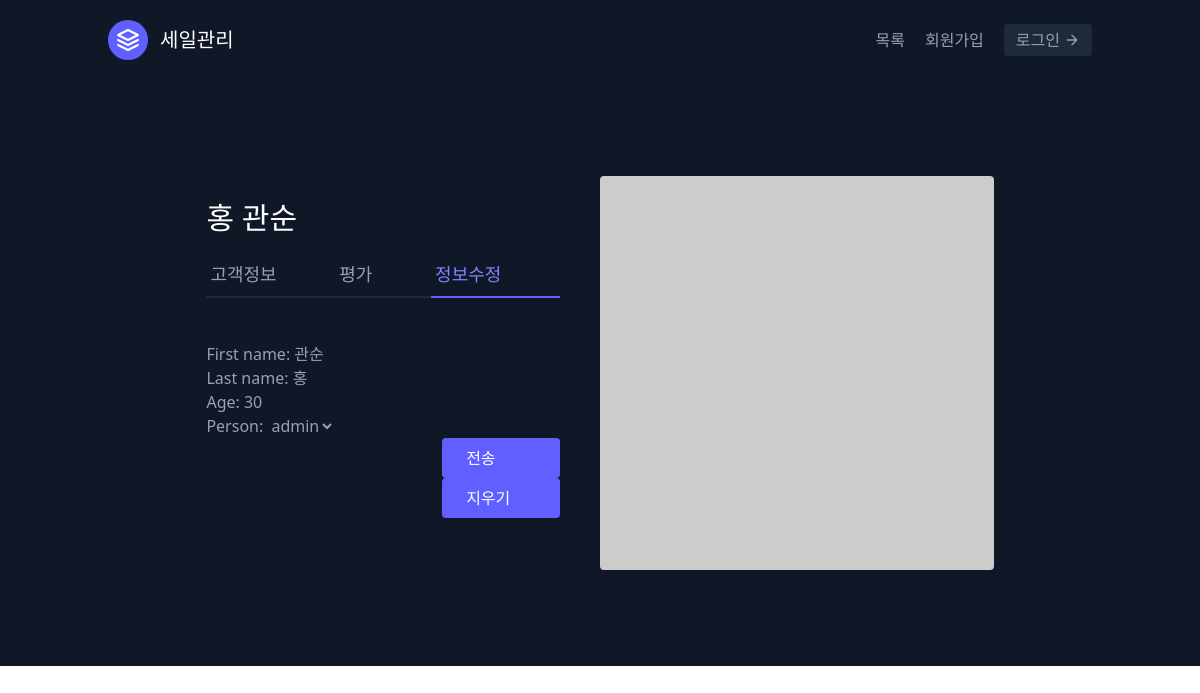
Screenshot of /홈페이지/13/업데이트/ with the database file from the repository.
### sales/models.py (models this page shows, shortened)
class Sale(models.Model):
    first_name = models.CharField(max_length=30)
    last_name = models.CharField(max_length=30)
    age = models.IntegerField(default=0)
    person = models.ForeignKey("Person", on_delete=models.CASCADE) # foreignkey를 지정함. cascade는 person 지워지면 같이 지워지게 한다.

### sales/forms.py
class SaleModelForm(forms.ModelForm):
    class Meta: # 메타클래스가 가져와서 어떤 모델을 사용할지 지정하면 된다.
        model = Sale
        fields = (
            'first_name',
            'last_name',
            'age',
            'person',
        )

### sales/models.py (called while the page is built)
    def __str__(self):
        return self.회원.username

### sales/templates/folder/세일_업데이트.html (shortened to what this page needs)
{% extends 'base.html' %}
{% block content %}
<section class="text-gray-400 bg-gray-900 body-font overflow-hidden">
  <div class="container px-5 py-24 mx-auto">
    <div class="lg:w-4/5 mx-auto flex flex-wrap">
      <div class="lg:w-1/2 w-full lg:pr-10 lg:py-6 mb-6 lg:mb-0">
        <h1 class="text-white text-3xl title-font font-medium mb-4">{{사람키.last_name}} {{사람키.first_name}}</h1>
        <div class="flex mb-11">
          <a href="{% url '홈페이지:상세' 사람키.pk %}" class="flex-grow border-b-2 border-gray-800 py-2 text-lg px-1">고객정보</a>
          <a class="flex-grow border-b-2 border-gray-800 py-2 text-lg px-1">평가</a>
          <a href="{% url '홈페이지:업뎃' 사람키.pk %}" class="flex-grow text-indigo-400 border-b-2 border-indigo-500 py-2 text-lg px-1">정보수정</a>
        </div>
        <form method="post">
        {{form.as_p}}
        <button type = "submit" class="w-1/3 flex ml-auto text-white bg-indigo-500 border-0 py-2 px-6 focus:outline-none hover:bg-indigo-600 rounded">전송</button>
        </form>
            <a href = "{% url '홈페이지:지우기' 사람키.pk %}" class="w-1/3 flex ml-auto text-white bg-indigo-500 border-0 py-2 px-6 focus:outline-none hover:bg-indigo-600 rounded">지우기</a>
      </div>
      <img alt="ecommerce" class="lg:w-1/2 w-full lg:h-auto h-64 object-cover object-center rounded" src="https://dummyimage.com/400x400">
    </div>
  </div>
</section>
{% endblock content %}

### rows the page displays
Sale: last_name "홍", first_name "관순", age "30", person "admin"
